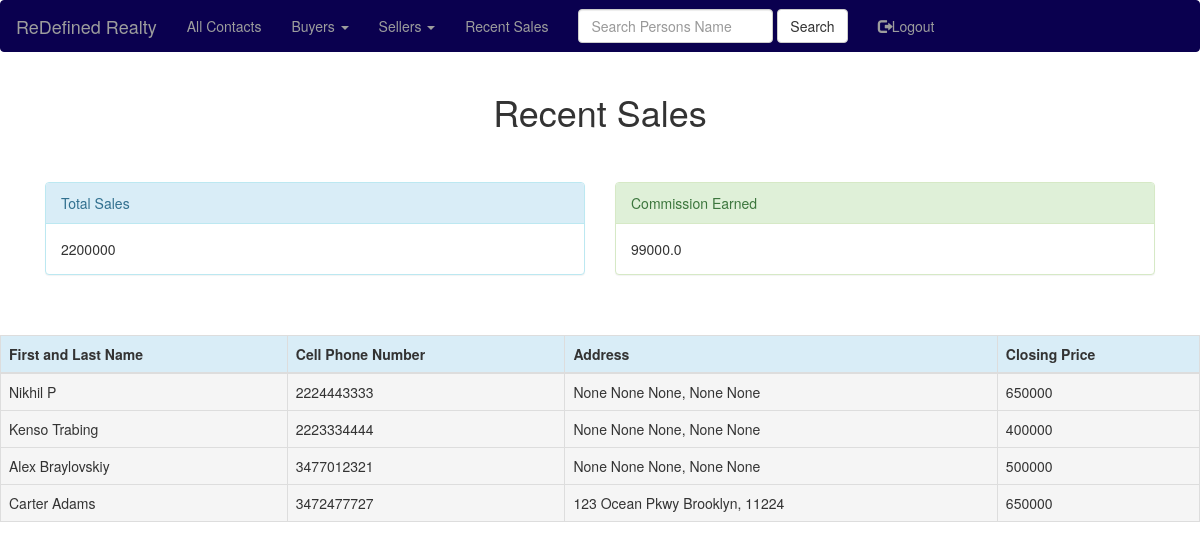
Screenshot of /recentsales (signed in) with the database file from the repository.
### app/models.py (models this page shows)
class ClosedDeals(db.Model):
    id = db.Column(db.Integer, primary_key=True)
    first_name=db.Column(db.String(20))
    last_name=db.Column(db.String(20))
    phone_cell=db.Column(db.Integer)
    ptype=db.Column(db.String(6))
    house_number=db.Column(db.String(140))
    street_name=db.Column(db.String(140))
    city_name=db.Column(db.String(140))
    state_name=db.Column(db.String(140))
    zip_code=db.Column(db.String(140))
    price=db.Column(db.Integer)
    user_account_pk=db.Column(db.Integer, db.ForeignKey('user.id'))

### app/routes.py (the view)
@app.route('/recentsales', methods=['GET'])
@login_required
def recentsales():
    all_closed_deals = view_closed_deals(current_user)
    tot_sales = 0
    for everyone in all_closed_deals:
        tot_sales = tot_sales + everyone.price
    tot_comm = tot_sales * 0.045
    return render_template('recentsales.html', title = 'Recent Sales', deals=all_closed_deals, total_s=tot_sales, commission = tot_comm)

### app/models.py (called while the page is built)
@login.user_loader
def load_user(id):
    return User.query.get(int(id))

### app/queryfunc.py (called while the page is built)
def view_closed_deals(current_user):
    currentuser = User.query.filter_by(username=current_user.username).first()
    user_account_pk = currentuser.id
    all_closed = ClosedDeals.query.filter_by(user_account_pk=user_account_pk).all()
    return all_closed

### app/templates/recentsales.html (shortened to what this page needs)
{% extends "base.html" %}
{% import 'bootstrap/wtf.html' as wtf %}
{% block app_content %}
    <center><h1>Recent Sales</h1></center>
<div class="col-sm-6">
    <div class="panel panel-info">
        <div class="panel-heading">Total Sales</div>
            <div class="panel-body">{{ total_s }}</div>
        </div>
    </div>
    <div class="col-md-6">
        <div class="panel panel-success">
            <div class="panel-heading">Commission Earned</div>
            <div class="panel-body">{{ commission }}</div>
        </div>
    </div>
</div>
    <div class="table-responsive">
        <table class="table table-bordered">
            <thead>
                <tr class="info">
                    <th>First and Last Name</th>
                    <th>Cell Phone Number</th>
                    <th>Address</th>
                    <th>Closing Price</th>
                </tr>
            </thead>
            {% for everyone in deals %}
            <TR>
                <TD class="active">{{ everyone.first_name }}  {{ everyone.last_name }}</a></TD>
                <TD class="active">{{ everyone.phone_cell }}</TD>
                <TD class="active">{{ everyone.house_number }} {{ everyone.street_name }} {{ everyone.city_name }}, {{ everyone.state_name }} {{ everyone.zip_code }}</TD>
                <TD class="active">{{ everyone.price }}</TD>
            </TR>
            {% endfor %}
        </table>
    </div>
{% endblock %}

### rows the page displays
ClosedDeals: first_name "Nikhil", last_name "P", phone_cell "2224443333", house_number "None", street_name "None", city_name "None", state_name "None", zip_code "None", price "650000"
ClosedDeals: first_name "Kenso", last_name "Trabing", phone_cell "2223334444", house_number "None", street_name "None", city_name "None", state_name "None", zip_code "None", price "400000"
ClosedDeals: first_name "Alex", last_name "Braylovskiy", phone_cell "3477012321", house_number "None", street_name "None", city_name "None", state_name "None", zip_code "None", price "500000"
ClosedDeals: first_name "Carter", last_name "Adams", phone_cell "3472477727", house_number "123", street_name "Ocean Pkwy", city_name "Brooklyn", zip_code "11224", price "650000"

### other values shown
{{ total_s }} "2200000"
{{ commission }} "99000.0"
